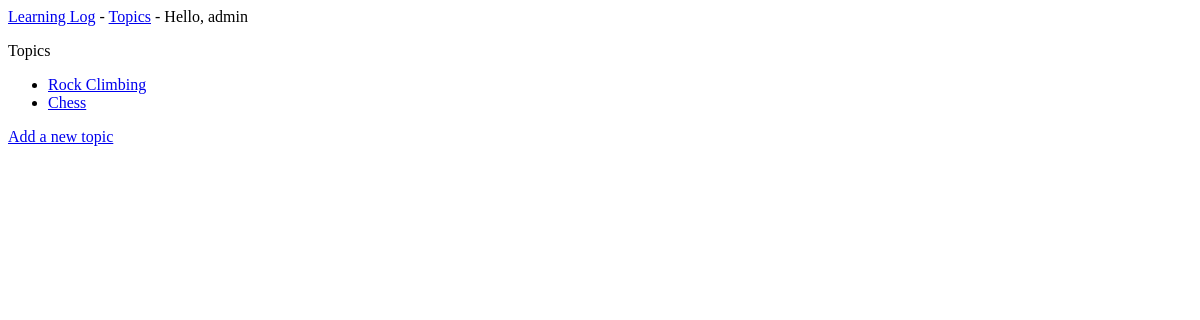
Before: /topics/ (signed in) with the older database file.
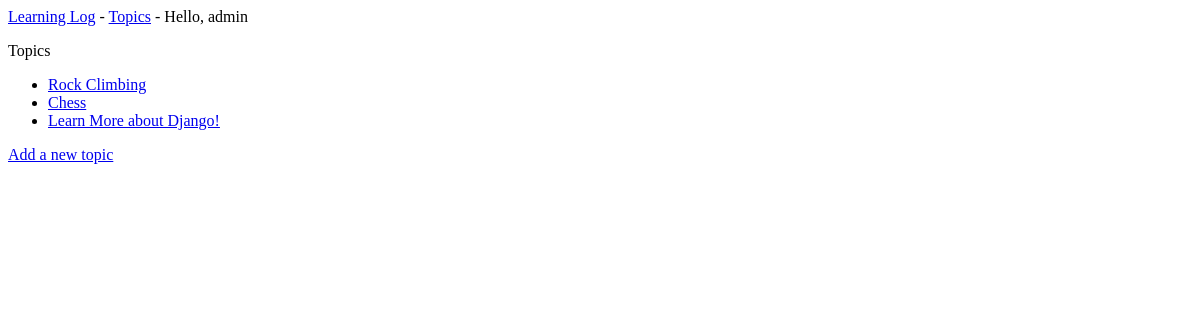
After: the same page with the newer database file.
### learning_logs/models.py (models this page shows)
class Topic(models.Model):
    text = models.CharField(max_length=255)
    date_added = models.DateTimeField(auto_now_add=True)
    def __str__(self):
        return self.text

### learning_logs/views.py (the view)
# urls.py: path("topics/", views.topics, name="topics"),
def topics(request):
    topics = Topic.objects.order_by("date_added")
    context = {"topics": topics}
    return render(request, "learning_logs/topics.html", context)

### learning_logs/templates/learning_logs/topics.html
{% extends "learning_logs/base.html" %}
{% block content %}
    <p>Topics</p>
    <ul>
        {% for topic in topics %}
            <li>
                <a href="{% url 'learning_logs:topic' topic.id %}">{{ topic }}</a>
            </li>
        {% empty %}
            <li>No topics have been added yet.</li>
        {% endfor %}
    </ul>
    <a href="{% url 'learning_logs:new_topic' %}">Add a new topic</a>
{% endblock content %}

Changed rows visible on the page:
added Topic: text "Learn More about Django!"
